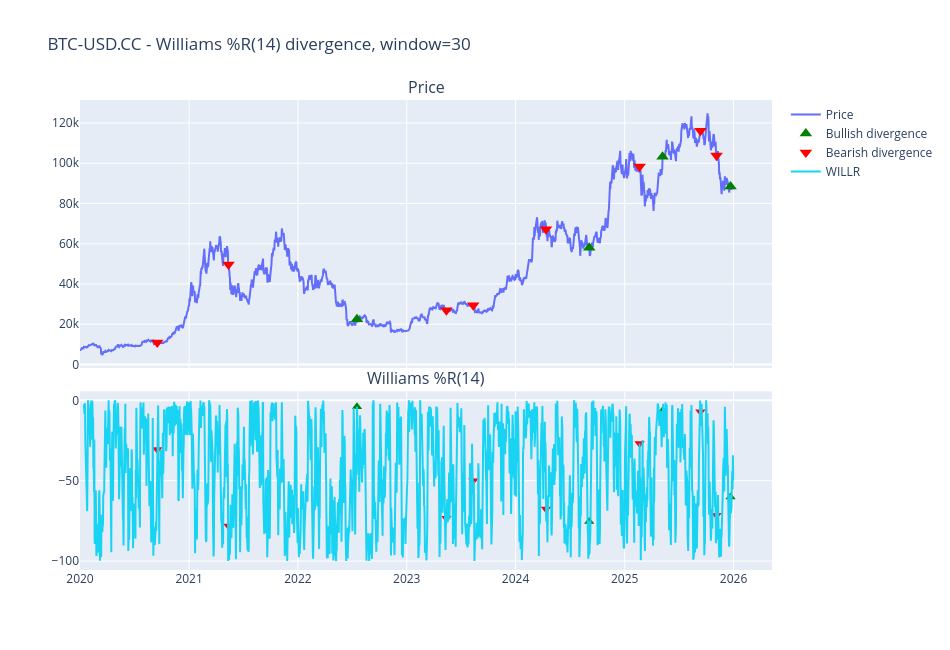

The code cell stored with this chart in its notebook:
### Markdown cell above
## A single signal, up close

### Code cell
def plot_divergence_example(asset, osc_name, window, from_date=None, to_date=None):
    df_plot = get_ohlc(asset, "2020-01-01", "2025-12-31")
    df_plot, _ = osc_by_name[osc_name](df_plot)

    signal = find_divergence_signals(df_plot, "adjusted_close", osc_name, window)
    df_plot["signal"] = signal

    if from_date:
        df_plot = df_plot.loc[from_date:to_date]

    bull = df_plot[df_plot["signal"] == 1]
    bear = df_plot[df_plot["signal"] == -1]

    fig = make_subplots(
        rows=2,
        cols=1,
        shared_xaxes=True,
        row_heights=[0.6, 0.4],
        vertical_spacing=0.05,
        subplot_titles=("Price", osc_labels[osc_name]),
    )

    fig.add_trace(
        go.Scatter(x=df_plot.index, y=df_plot["adjusted_close"], name="Price"), row=1, col=1
    )
    for frame, label, symbol, colour in (
        (bull, "Bullish divergence", "triangle-up", "green"),
        (bear, "Bearish divergence", "triangle-down", "red"),
    ):
        fig.add_trace(
            go.Scatter(
                x=frame.index, y=frame["adjusted_close"], mode="markers", name=label,
                marker=dict(symbol=symbol, size=11, color=colour),
            ),
            row=1, col=1,
        )
        fig.add_trace(
            go.Scatter(
                x=frame.index, y=frame[osc_name], mode="markers", showlegend=False,
                marker=dict(symbol=symbol, size=9, color=colour),
            ),
            row=2, col=1,
        )
    fig.add_trace(go.Scatter(x=df_plot.index, y=df_plot[osc_name], name=osc_name), row=2, col=1)

    fig.update_layout(
        height=650, width=950,
        title=f"{asset} - {osc_labels[osc_name]} divergence, window={window}",
    )
    fig.show()
    return fig


# Pick one concrete, illustrative example: the single best-performing
# (osc, asset, window) signal at the headline horizon, among cuts that
# cleared MIN_SIGNALS_PER_CUT.
candidate_cuts = (
    events_df[events_df["horizon"] == HEADLINE_HORIZON]
    .groupby(["osc_name", "asset", "window"])["signed_fwd_ret"]
    .agg(n="size", mean="mean")
    .reset_index()
)
candidate_cuts = candidate_cuts[candidate_cuts["n"] >= MIN_SIGNALS_PER_CUT]
best_cut = candidate_cuts.sort_values("mean", ascending=False).iloc[0]
print(best_cut)

fig4 = plot_divergence_example(
    best_cut["asset"], best_cut["osc_name"], int(best_cut["window"])
)

# That one cut's own forward-return numbers, per horizon, for reference in the article
one_cut_by_horizon = events_df[
    (events_df["asset"] == best_cut["asset"])
    & (events_df["osc_name"] == best_cut["osc_name"])
    & (events_df["window"] == best_cut["window"])
].groupby("horizon")["signed_fwd_ret"].agg(n="size", win_rate=lambda s: (s > 0).mean(), mean="mean")
one_cut_by_horizon

### Figure 1 — Plotly figure (JSON) as saved in the notebook; plotly's stock layout.template omitted (floating-point values rounded to 4 significant figures; data arrays with more than 128 entries replaced by an {"elided": "..."} marker saying what was removed)
{"data": [{"name": "Price", "x": {"elided": "2192 str values"}, "y": {"elided": "2192 float values"}, "type": "scatter", "xaxis": "x", "yaxis": "y"}, {"marker": {"color": "green", "size": 11, "symbol": "triangle-up"}, "mode": "markers", "name": "Bullish divergence", "x": ["2022-07-18T00:00:00", "2024-09-04T00:00:00", "2025-05-08T00:00:00", "2025-12-22T00:00:00"], "y": [22490.0, 57970.0, 103200.0, 88490.0], "type": "scatter", "xaxis": "x", "yaxis": "y"}, {"marker": {"color": "green", "size": 9, "symbol": "triangle-up"}, "mode": "markers", "showlegend": false, "x": ["2022-07-18T00:00:00", "2024-09-04T00:00:00", "2025-05-08T00:00:00", "2025-12-22T00:00:00"], "y": [-4.056, -75.35, -6.554, -60.12], "type": "scatter", "xaxis": "x2", "yaxis": "y2"}, {"marker": {"color": "red", "size": 11, "symbol": "triangle-down"}, "mode": "markers", "name": "Bearish divergence", "x": ["2020-09-16T00:00:00", "2021-05-13T00:00:00", "2023-05-14T00:00:00", "2023-08-12T00:00:00", "2024-04-12T00:00:00", "2025-02-20T00:00:00", "2025-09-12T00:00:00", "2025-11-05T00:00:00"], "y": [10970.0, 49720.0, 26930.0, 29420.0, 67200.0, 98330.0, 116100.0, 103900.0], "type": "scatter", "xaxis": "x", "yaxis": "y"}, {"marker": {"color": "red", "size": 9, "symbol": "triangle-down"}, "mode": "markers", "showlegend": false, "x": ["2020-09-16T00:00:00", "2021-05-13T00:00:00", "2023-05-14T00:00:00", "2023-08-12T00:00:00", "2024-04-12T00:00:00", "2025-02-20T00:00:00", "2025-09-12T00:00:00", "2025-11-05T00:00:00"], "y": [-30.67, -78.18, -73.31, -50.06, -67.68, -26.9, -7.031, -71.52], "type": "scatter", "xaxis": "x2", "yaxis": "y2"}, {"name": "WILLR", "x": {"elided": "2192 str values"}, "y": {"elided": "2192 float values"}, "type": "scatter", "xaxis": "x2", "yaxis": "y2"}], "layout": {"xaxis": {"anchor": "y", "domain": [0.0, 1.0], "matches": "x2", "showticklabels": false}, "yaxis": {"anchor": "x", "domain": [0.43, 1.0]}, "xaxis2": {"anchor": "y2", "domain": [0.0, 1.0]}, "yaxis2": {"anchor": "x2", "domain": [0.0, 0.38]}, "annotations": [{"font": {"size": 16}, "showarrow": false, "text": "Price", "x": 0.5, "xanchor": "center", "xref": "paper", "y": 1.0, "yanchor": "bottom", "yref": "paper"}, {"font": {"size": 16}, "showarrow": false, "text": "Williams %R(14)", "x": 0.5, "xanchor": "center", "xref": "paper", "y": 0.38, "yanchor": "bottom", "yref": "paper"}], "height": 650, "width": 950, "title": {"text": "BTC-USD.CC - Williams %R(14) divergence, window=30"}}}
